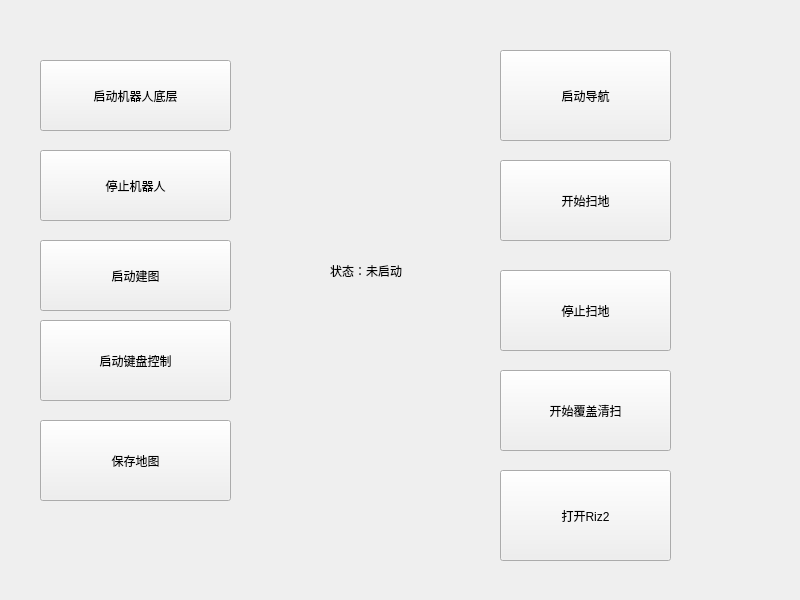
<?xml version="1.0" encoding="UTF-8"?>
<ui version="4.0">
 <class>Widget</class>
 <widget class="QWidget" name="Widget">
  <property name="geometry">
   <rect>
    <x>0</x>
    <y>0</y>
    <width>800</width>
    <height>600</height>
   </rect>
  </property>
  <property name="windowTitle">
   <string>Widget</string>
  </property>
  <widget class="QPushButton" name="pushButton">
   <property name="geometry">
    <rect>
     <x>40</x>
     <y>60</y>
     <width>191</width>
     <height>71</height>
    </rect>
   </property>
   <property name="text">
    <string>启动机器人底层</string>
   </property>
  </widget>
  <widget class="QLabel" name="label">
   <property name="geometry">
    <rect>
     <x>330</x>
     <y>250</y>
     <width>171</width>
     <height>41</height>
    </rect>
   </property>
   <property name="text">
    <string>状态：未启动</string>
   </property>
  </widget>
  <widget class="QPushButton" name="pushButton_2">
   <property name="geometry">
    <rect>
     <x>40</x>
     <y>150</y>
     <width>191</width>
     <height>71</height>
    </rect>
   </property>
   <property name="text">
    <string>停止机器人</string>
   </property>
  </widget>
  <widget class="QPushButton" name="pushButton_3">
   <property name="geometry">
    <rect>
     <x>40</x>
     <y>240</y>
     <width>191</width>
     <height>71</height>
    </rect>
   </property>
   <property name="text">
    <string>启动建图</string>
   </property>
  </widget>
  <widget class="QPushButton" name="pushButton_4">
   <property name="geometry">
    <rect>
     <x>40</x>
     <y>320</y>
     <width>191</width>
     <height>81</height>
    </rect>
   </property>
   <property name="text">
    <string>启动键盘控制</string>
   </property>
  </widget>
  <widget class="QPushButton" name="pushButton_5">
   <property name="geometry">
    <rect>
     <x>40</x>
     <y>420</y>
     <width>191</width>
     <height>81</height>
    </rect>
   </property>
   <property name="text">
    <string>保存地图</string>
   </property>
  </widget>
  <widget class="QPushButton" name="pushButton_6">
   <property name="geometry">
    <rect>
     <x>500</x>
     <y>50</y>
     <width>171</width>
     <height>91</height>
    </rect>
   </property>
   <property name="text">
    <string>启动导航</string>
   </property>
  </widget>
  <widget class="QPushButton" name="pushButton_7">
   <property name="geometry">
    <rect>
     <x>500</x>
     <y>160</y>
     <width>171</width>
     <height>81</height>
    </rect>
   </property>
   <property name="text">
    <string>开始扫地</string>
   </property>
  </widget>
  <widget class="QPushButton" name="pushButton_8">
   <property name="geometry">
    <rect>
     <x>500</x>
     <y>270</y>
     <width>171</width>
     <height>81</height>
    </rect>
   </property>
   <property name="text">
    <string>停止扫地</string>
   </property>
  </widget>
  <widget class="QPushButton" name="pushButton_9">
   <property name="geometry">
    <rect>
     <x>500</x>
     <y>370</y>
     <width>171</width>
     <height>81</height>
    </rect>
   </property>
   <property name="text">
    <string>开始覆盖清扫</string>
   </property>
  </widget>
  <widget class="QPushButton" name="pushButton_10">
   <property name="geometry">
    <rect>
     <x>500</x>
     <y>470</y>
     <width>171</width>
     <height>91</height>
    </rect>
   </property>
   <property name="text">
    <string>打开Riz2</string>
   </property>
  </widget>
 </widget>
 <resources/>
 <connections/>
</ui>
